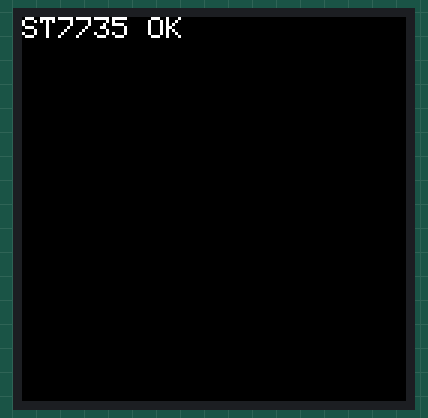
Recording of a sketch running on a simulated ESP32. On the bench: 128×128 colour display. No radio packets arrive unless stated.

Above: at 0.2 s.
At 2.3 s:
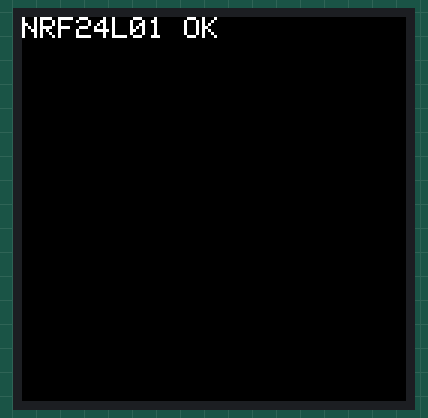
At 4.3 s:
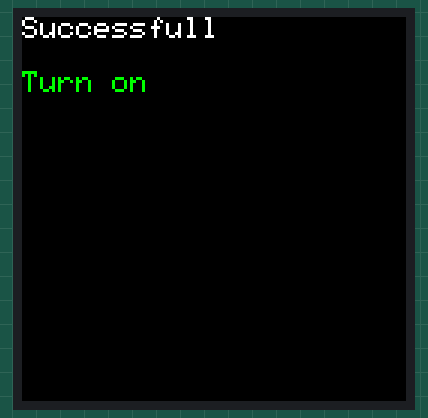
At 11.3 s:
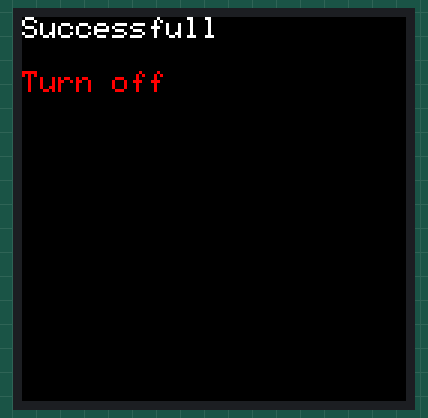
At 17.4 s:
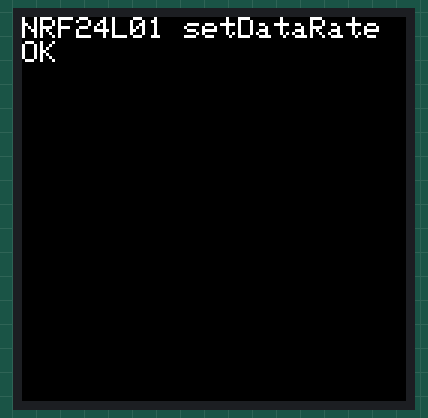

Measured:
- by itself, everything shown: repeats every 14.1 s, in 6 steps
- what the display in image 1 shows lasts 1.0 s, from 2.2 s to 3.2 s
- what the display in image 2 shows lasts 5.1 s, from 4.2 s to 9.3 s

The sketch:

tx.ino
```cpp
#include <Adafruit_GFX.h>
#include <Adafruit_ST7735.h>
#include <SPI.h>
#include <nRF24L01.h>
#include <RF24.h>

/* Variables */
// For 1.44" with ST7735 use:
#define TFT_CS 17
#define TFT_RST 26
#define TFT_DC 25  // RS
Adafruit_ST7735 tft = Adafruit_ST7735(TFT_CS, TFT_DC, TFT_RST);
// NRF24L01
RF24 radio(27, 14);  // CE, CSN
const byte address[6] = "1207";

/* My Function */
void setupST7735() {
  tft.initR(INITR_144GREENTAB);
  tft.fillScreen(ST77XX_BLACK);
  printLcd("ST7735 OK");
  delay(2000);
}
void printLcdAxis(int x, int y, char *text, uint16_t color) {
  tft.setCursor(x, y);
  tft.setTextColor(color);
  tft.setTextWrap(true);
  tft.print(text);
}
void printLcd(char *text) {
  tft.fillScreen(ST77XX_BLACK);
  tft.setCursor(0, 0);
  tft.setTextColor(ST77XX_WHITE);
  tft.setTextWrap(true);
  tft.print(text);
}
void setupNRF24L01() {
  radio.begin();
  if (radio.isChipConnected())
    printLcd("NRF24L01 OK");
  else {
    printLcd("NRF24L01 FAIL");
    while (true)
      ;
  }
  radio.openWritingPipe(address);
  radio.setPALevel(RF24_PA_MAX, 1);
  delay(1000);
  if (radio.setDataRate(RF24_250KBPS))
    printLcd("NRF24L01 setDataRate OK");
  else
    printLcd("NRF24L01 setDataRate FAIL");
  radio.stopListening();
  delay(1000);
}

/* Main Function */
void setup(void) {
  // TFT 1.44
  setupST7735();
  // NRF24L01
  setupNRF24L01();
}

void loop() {
  // ON
  const char text[] = "On";
  if (radio.write(&text, sizeof(text)))
    printLcd("Successfull ");
  else
    printLcd("Failed or timed out");
  printLcdAxis(0, 18, "Turn on", ST77XX_GREEN);
  delay(5000);
  setupNRF24L01();
  // OFF
  const char text2[] = "Off";
  if (radio.write(&text2, sizeof(text2)))
    printLcd("Successfull ");
  else
    printLcd("Failed or timed out");
  printLcdAxis(0, 18, "Turn off", ST77XX_RED);
  delay(5000);
  setupNRF24L01();
}
```
